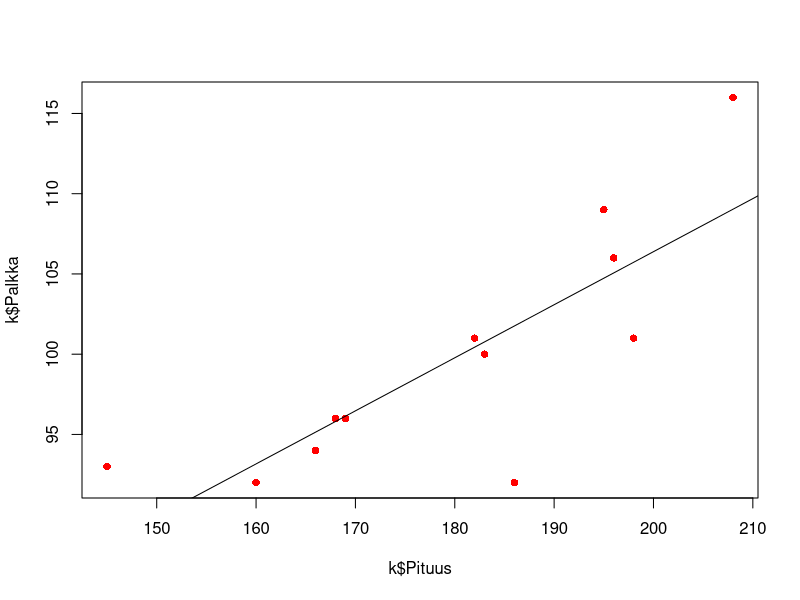

Generate this figure with R:
## ---- chunk 1
k<-data.frame(
  Pituus=c(183,160,196,186,195,182,208,169,166,198,145,168),
  Palkka=c(100,92,106,92,109,101,116,96,94,101,93,96)
)
fit<-lm(formula=Palkka~Pituus, data=k)
summary(fit)
anova(fit)
coefficients(fit)[1] + coefficients(fit)[2] * 179
plot(k$Pituus, k$Palkka, col='red', pch=16)
abline(fit)
## ---- chunk 2
beta<-sum(((k$Pituus - mean(k$Pituus)) * (k$Palkka - mean(k$Palkka)))) / sum(((k$Pituus - mean(k$Pituus)))^2)
beta
alpha<-mean(k$Palkka) - beta * mean(k$Pituus)
alpha
## ---- chunk 3

